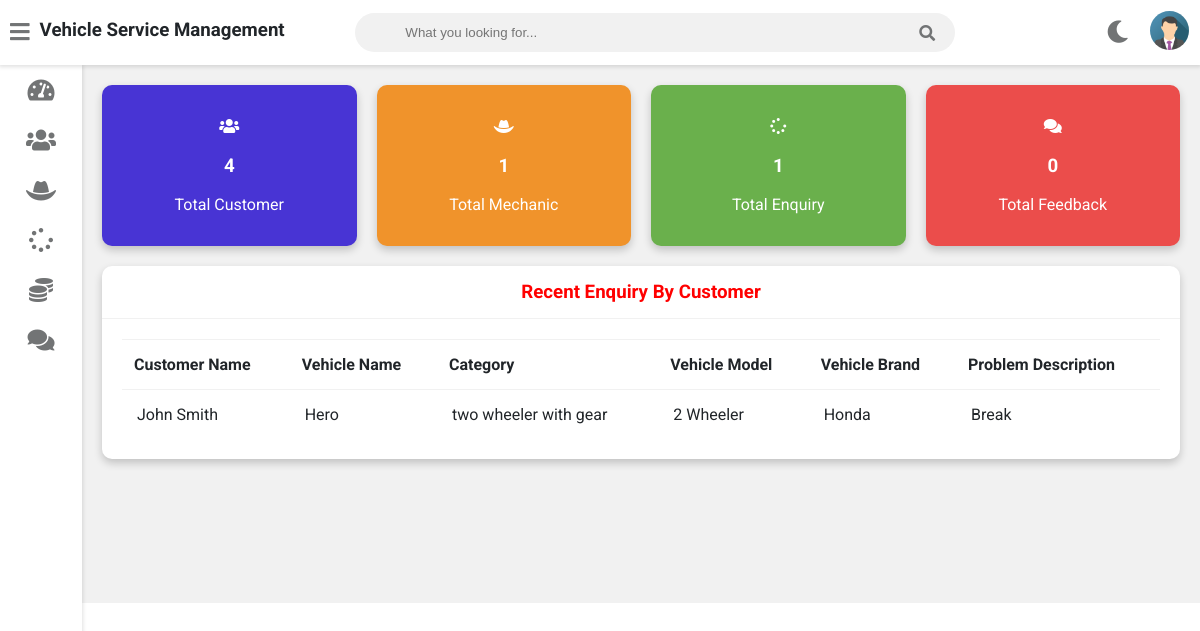
The page /admin-dashboard (signed in) on the database its author committed.
### vehicle/models.py (models this page shows, shortened)
class Customer(models.Model):
    user=models.OneToOneField(User,on_delete=models.CASCADE)
    profile_pic= models.ImageField(upload_to='profile_pic/CustomerProfilePic/',null=True,blank=True)
    address = models.CharField(max_length=40)
    mobile = models.CharField(max_length=20,null=False)
    @property
    def get_name(self):
        return self.user.first_name+" "+self.user.last_name

class Request(models.Model):
    cat=(('two wheeler with gear','two wheeler with gear'),('two wheeler without gear','two wheeler without gear'),('three wheeler','three wheeler'),('four wheeler','four wheeler'))
    category=models.CharField(max_length=50,choices=cat)
    vehicle_no=models.PositiveIntegerField(null=False)
    vehicle_name = models.CharField(max_length=40,null=False)
    vehicle_model = models.CharField(max_length=40,null=False)
    vehicle_brand = models.CharField(max_length=40,null=False)
    mileage = models.PositiveIntegerField(null=True, blank=True)  # Allow null values
    vin_number = models.CharField(max_length=17, unique=True, null=True, blank=True)  # Allow null
    year = models.PositiveIntegerField(null=True, blank=True)  # Allow null
    problem_description = models.CharField(max_length=500,null=False)
    date=models.DateField(auto_now=True)
    cost=models.PositiveIntegerField(null=True)
    customer=models.ForeignKey('Customer', on_delete=models.CASCADE,null=True)
    mechanic=models.ForeignKey('Mechanic',on_delete=models.CASCADE,null=True)
    stat=(('Pending','Pending'),('Approved','Approved'),('Repairing','Repairing'),('Repairing Done','Repairing Done'),('Released','Released'))
    status=models.CharField(max_length=50,choices=stat,default='Pending',null=True)

### vehicle/views.py (the view)
# urls.py: path('admin-dashboard', views.admin_dashboard_view,name='admin-dashboard'),
@login_required(login_url='adminlogin')
def admin_dashboard_view(request):
    enquiry=models.Request.objects.all().order_by('-id')
    customers=[]
    for enq in enquiry:
        customer=models.Customer.objects.get(id=enq.customer_id)
        customers.append(customer)
    dict={
    'total_customer':models.Customer.objects.all().count(),
    'total_mechanic':models.Mechanic.objects.all().count(),
    'total_request':models.Request.objects.all().count(),
    'total_feedback':models.Feedback.objects.all().count(),
    'data':zip(customers,enquiry),
    }
    return render(request,'vehicle/admin_dashboard.html',context=dict)

### templates/vehicle/admin_dashboard.html
{% extends 'vehicle/adminbase.html' %}
{% load static %}
{% block content %}
	<div class="wrapper">
		<div class="row">
			<div class="col-3 col-m-6 col-sm-6">
				<div class="counter bg-primary">
					<p>
						<i class="fas fa-users"></i>
					</p>
					<h3>{{total_customer}}</h3>
					<p>Total Customer</p>
				</div>
			</div>
			<div class="col-3 col-m-6 col-sm-6">
				<div class="counter bg-warning">
					<p>
						<i class="fas fa-hat-cowboy"></i>
					</p>
					<h3>{{total_mechanic}}</h3>
					<p>Total Mechanic</p>
				</div>
			</div>
			<div class="col-3 col-m-6 col-sm-6">
				<div class="counter bg-success">
					<p>
						<i class="fas fa-spinner"></i>
					</p>
					<h3>{{total_request}}</h3>
					<p>Total Enquiry</p>
				</div>
			</div>
			<div class="col-3 col-m-6 col-sm-6">
				<div class="counter bg-danger">
					<p>
						<i class="fas fa-comments"></i>
					</p>
					<h3>{{total_feedback}}</h3>
					<p>Total Feedback</p>
				</div>
			</div>
		</div>
		<div class="row">
			<div class="col-12 col-m-12 col-sm-12">
				<div class="card">
					<div class="card-header">
						<h3 style="color:red; text-align:center" >Recent Enquiry By Customer
						</h3>
					</div>
					<div class="card-content">
						<table>
							<thead>
								<tr>
									<th>Customer Name</th>
									<th>Vehicle Name</th>
									<th>Category</th>
									<th>Vehicle Model</th>
									<th>Vehicle Brand</th>
									<th>Problem Description</th>
								</tr>
							</thead>
							<tbody>
								{% for c,r in data %}
								<tr>
									<td> {{c.get_name}}</td>
									<td> {{r.vehicle_name}}</td>
									<td>{{r.category}}</td>
									<td>{{r.vehicle_model}}</td>
									<td>{{r.vehicle_brand}}</td>
									<td>{{r.problem_description}}</td>
								</tr>
								{% endfor %}
							</tbody>
						</table>
					</div>
				</div>
			</div>
		</div>
  <br><br><br><br><br><br>
	</div>
{% endblock content %}

### rows shown on the page
Customer: get_name "John Smith", vehicle_name "Hero", category "two wheeler with gear", vehicle_model "2 Wheeler", vehicle_brand "Honda", problem_description "Break"

### other values the page prints
{{ total_customer }} "4"
{{ total_mechanic }} "1"
{{ total_request }} "1"
{{ total_feedback }} "0"
